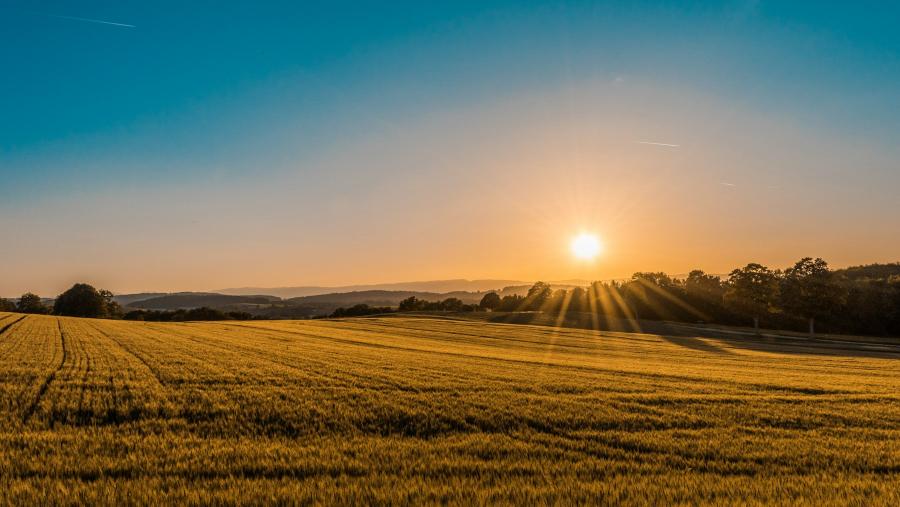
#> input picture docs/tech-doc/assets/cover-field.jpg, 1800 x 1013 px (shown at 1/2 size)
$ python make_cover.py
#> lines starting #> are read from the running program, lines starting #| are printed output that depends on the picture
#> in main, photo is the input picture: PIL image 1800x1013 RGB; mean R, G, B 116, 112.8, 87.3
# -*- coding: utf-8 -*-
"""把真实田野照片合成为技术文档封面底图（绿色渐变 + 底部压暗）。"""
import os
from PIL import Image

BASE = os.path.dirname(os.path.abspath(__file__))
ASSETS = os.path.join(BASE, "assets")
SRC = os.path.join(ASSETS, "cover-field.jpg")
OUT = os.path.join(ASSETS, "cover-composed.jpg")

TARGET_W, TARGET_H = 2000, 1162           # 与 A4 上部封面区域比例一致（约 1.72:1）
GREEN = (47, 107, 79)
BOTTOM = (18, 44, 31)


def crop_to_ratio(im, ratio):
#> called with ratio = 1.72
    w, h = im.size
#> w = 1800; h = 1013
    if w / h > ratio:
        nw = int(h * ratio)
#> nw = 1743
        x = (w - nw) // 2
#> x = 28
        return im.crop((x, 0, x + nw, h))
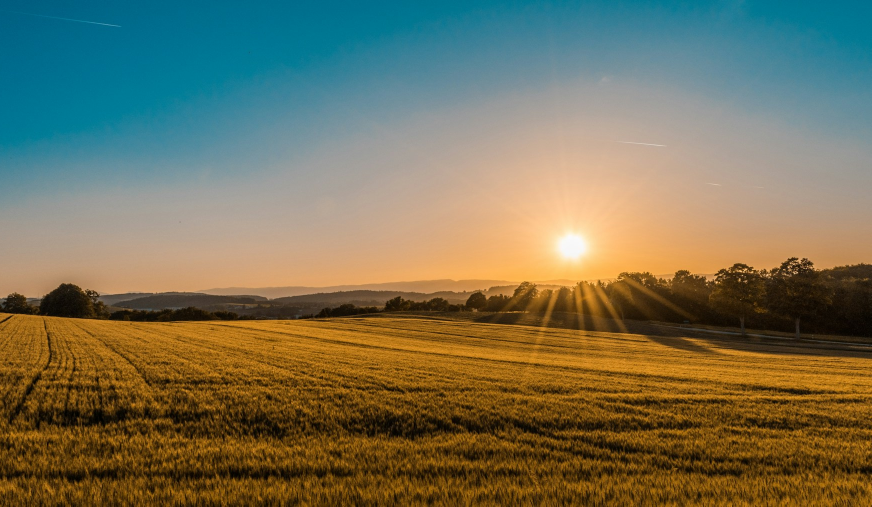
#> returned value: PIL image 1743x1013 RGB (shown at 1/2 size); mean R, G, B 116.8, 113.2, 87.5
    nh = int(w / ratio)
    y = (h - nh) // 2
    return im.crop((0, y, w, y + nh))


def main():
    photo = Image.open(SRC).convert("RGB")
    photo = crop_to_ratio(photo, TARGET_W / TARGET_H).resize(
        (TARGET_W, TARGET_H), Image.LANCZOS)
#> photo: PIL image 2000x1162 RGB

    # 左深右浅的绿色渐变：保证白色标题有足够对比，同时保留右侧田野照片
    grad = Image.new("RGBA", (TARGET_W, 1))
    px = grad.load()
    for x in range(TARGET_W):
        t = x / (TARGET_W - 1)
        alpha = int(round(255 * (0.94 - 0.76 * t)))
        px[x, 0] = (*GREEN, alpha)
    grad = grad.resize((TARGET_W, TARGET_H), Image.BILINEAR)
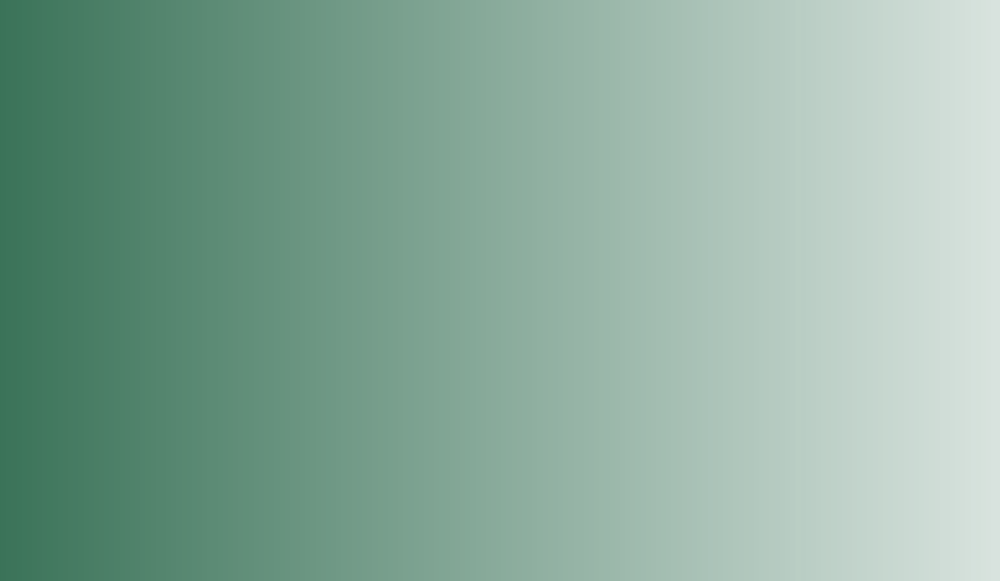
#> grad: PIL image 2000x1162 RGBA (shown at 1/2 size); mean R, G, B, A 46.5, 106.5, 78.5, 142.8; transparent parts drawn white
    photo = Image.alpha_composite(photo.convert("RGBA"), grad)
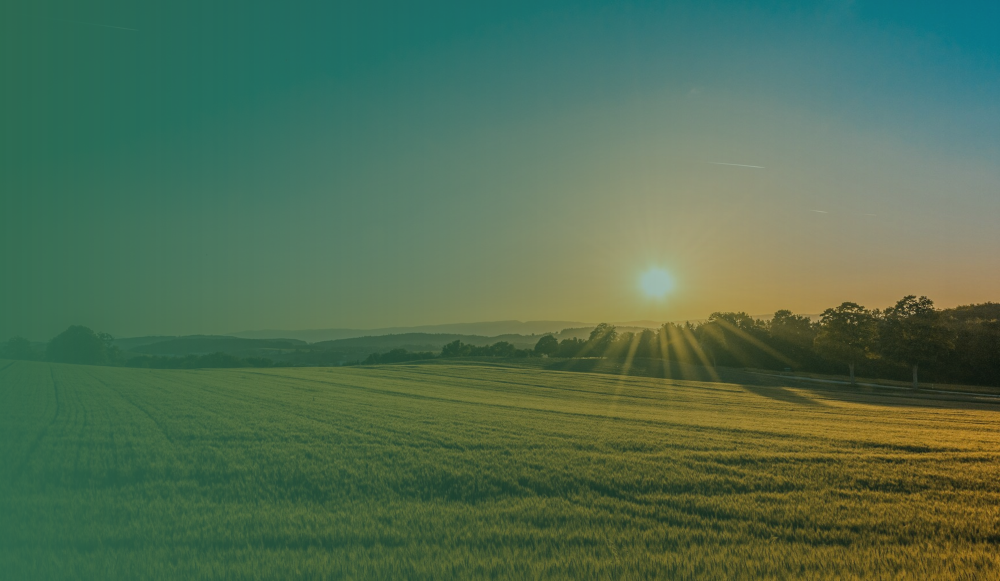
#> photo: PIL image 2000x1162 RGBA (shown at 1/2 size); mean R, G, B, A 80.2, 109.9, 81.9, 255

    # 底部压暗：右下角版本号与照片版权字样可读
    band_h = int(TARGET_H * 0.34)
    bottom = Image.new("RGBA", (1, band_h))
    bp = bottom.load()
    for y in range(band_h):
        t = y / (band_h - 1)                 # 0 顶部 → 1 底部
        alpha = int(round(255 * 0.45 * t))
        bp[0, y] = (*BOTTOM, alpha)
    bottom = bottom.resize((TARGET_W, band_h), Image.BILINEAR)
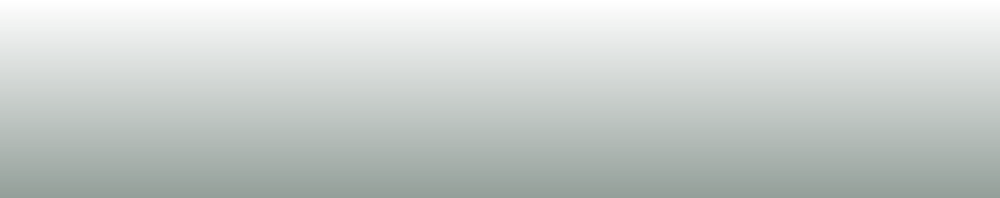
#> bottom: PIL image 2000x395 RGBA (shown at 1/2 size); mean R, G, B, A 16.7, 43.1, 29.5, 57.4; transparent parts drawn white
    overlay = Image.new("RGBA", (TARGET_W, TARGET_H), (0, 0, 0, 0))
#> overlay: PIL image 2000x1162 RGBA; every value is 0
    overlay.paste(bottom, (0, TARGET_H - band_h))
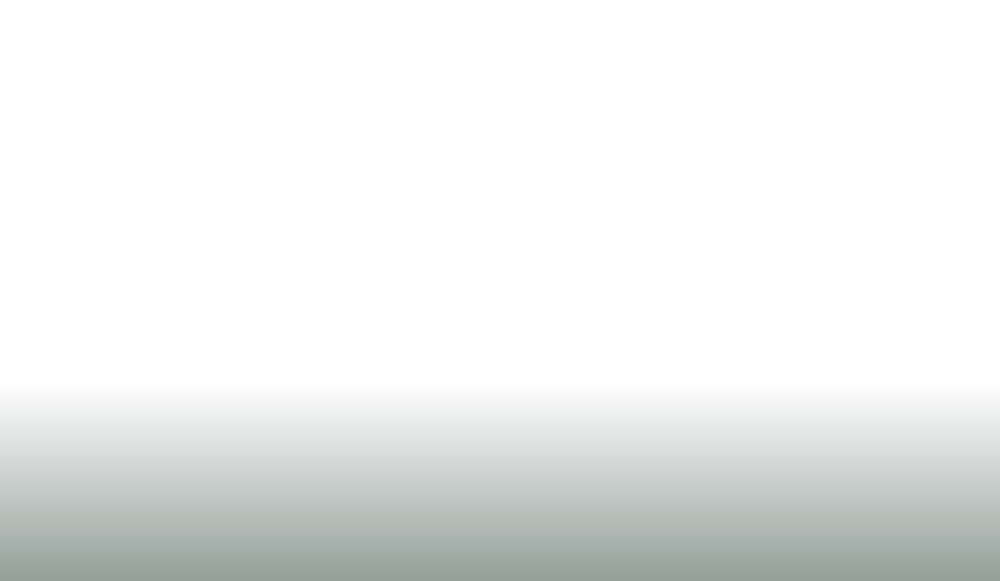
#> overlay: PIL image 2000x1162 RGBA (shown at 1/2 size); mean R, G, B, A 5.7, 14.6, 10, 19.5; transparent parts drawn white
    photo = Image.alpha_composite(photo, overlay)
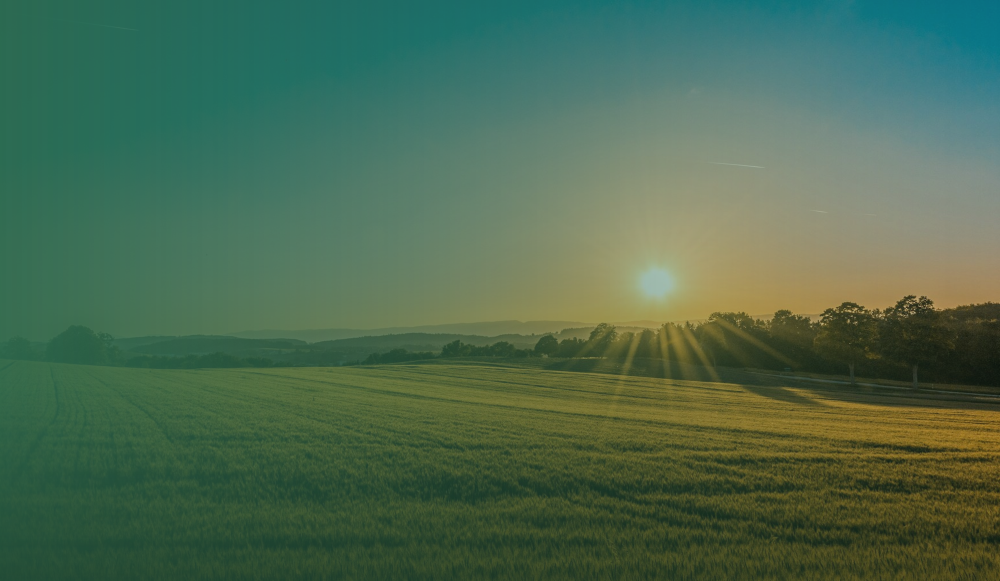
#> photo: PIL image 2000x1162 RGBA (shown at 1/2 size); mean R, G, B, A 76.1, 106.4, 80.4, 255

    photo.convert("RGB").save(OUT, quality=92, optimize=True)
    print("cover:", OUT, photo.size)
#| cover: docs/tech-doc/assets/cover-composed.jpg (2000, 1162)


if __name__ == "__main__":
    main()
